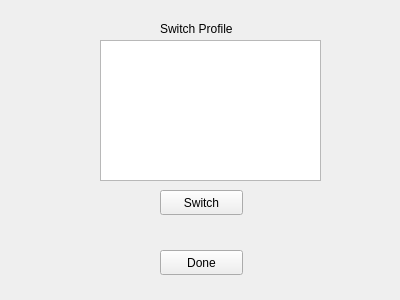
<?xml version="1.0" encoding="UTF-8"?>
<ui version="4.0">
 <class>SwitchProfilePage</class>
 <widget class="QWidget" name="SwitchProfilePage">
  <property name="geometry">
   <rect>
    <x>0</x>
    <y>0</y>
    <width>400</width>
    <height>300</height>
   </rect>
  </property>
  <property name="windowTitle">
   <string>Form</string>
  </property>
  <widget class="QPushButton" name="doneButton">
   <property name="geometry">
    <rect>
     <x>160</x>
     <y>250</y>
     <width>83</width>
     <height>25</height>
    </rect>
   </property>
   <property name="text">
    <string>Done</string>
   </property>
  </widget>
  <widget class="QLabel" name="label">
   <property name="geometry">
    <rect>
     <x>160</x>
     <y>20</y>
     <width>101</width>
     <height>17</height>
    </rect>
   </property>
   <property name="text">
    <string>Switch Profile</string>
   </property>
  </widget>
  <widget class="QListWidget" name="profileListWidget">
   <property name="geometry">
    <rect>
     <x>100</x>
     <y>40</y>
     <width>221</width>
     <height>141</height>
    </rect>
   </property>
  </widget>
  <widget class="QPushButton" name="switchButton">
   <property name="geometry">
    <rect>
     <x>160</x>
     <y>190</y>
     <width>83</width>
     <height>25</height>
    </rect>
   </property>
   <property name="text">
    <string>Switch</string>
   </property>
  </widget>
 </widget>
 <resources/>
 <connections/>
</ui>
